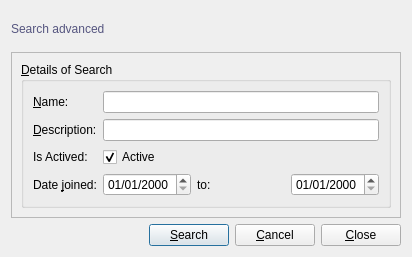
<?xml version="1.0" encoding="UTF-8"?>
<ui version="4.0">
 <class>XxxSearch</class>
 <widget class="QDialog" name="XxxSearch">
  <property name="geometry">
   <rect>
    <x>0</x>
    <y>0</y>
    <width>412</width>
    <height>257</height>
   </rect>
  </property>
  <property name="windowTitle">
   <string>Search advanced</string>
  </property>
  <property name="windowIcon">
   <iconset resource="resources.qrc">
    <normaloff>:/default/static/default/icons/22x22/face-devilish.png</normaloff>:/default/static/default/icons/22x22/face-devilish.png</iconset>
  </property>
  <layout class="QGridLayout" name="gridLayout">
   <item row="0" column="0">
    <layout class="QHBoxLayout" name="horizontalLayout_2">
     <item>
      <widget class="QLabel" name="titleLabel">
       <property name="styleSheet">
        <string notr="true">color: rgb(85, 85, 127);
font: 75 14pt &quot;DejaVu Sans Mono&quot;;</string>
       </property>
       <property name="text">
        <string>Search advanced</string>
       </property>
      </widget>
     </item>
     <item>
      <spacer name="horizontalSpacer">
       <property name="orientation">
        <enum>Qt::Horizontal</enum>
       </property>
       <property name="sizeHint" stdset="0">
        <size>
         <width>40</width>
         <height>20</height>
        </size>
       </property>
      </spacer>
     </item>
    </layout>
   </item>
   <item row="1" column="0">
    <widget class="QFrame" name="frame">
     <property name="frameShape">
      <enum>QFrame::StyledPanel</enum>
     </property>
     <property name="frameShadow">
      <enum>QFrame::Raised</enum>
     </property>
     <layout class="QGridLayout" name="gridLayout_2">
      <item row="0" column="0">
       <widget class="QGroupBox" name="detailsSearchGroupBox">
        <property name="title">
         <string>&amp;Details of Search</string>
        </property>
        <layout class="QFormLayout" name="formLayout">
         <item row="0" column="0">
          <widget class="QLabel" name="nameLabel">
           <property name="text">
            <string>&amp;Name:</string>
           </property>
           <property name="buddy">
            <cstring>nameLineEdit</cstring>
           </property>
          </widget>
         </item>
         <item row="0" column="1">
          <widget class="QLineEdit" name="nameLineEdit"/>
         </item>
         <item row="1" column="0">
          <widget class="QLabel" name="descriptionLabel">
           <property name="text">
            <string>&amp;Description:</string>
           </property>
           <property name="buddy">
            <cstring>descriptionLineEdit</cstring>
           </property>
          </widget>
         </item>
         <item row="1" column="1">
          <widget class="QLineEdit" name="descriptionLineEdit"/>
         </item>
         <item row="3" column="0">
          <widget class="QLabel" name="dateJoinedLabel">
           <property name="text">
            <string>Date &amp;joined:</string>
           </property>
           <property name="buddy">
            <cstring>dateJoinedInitDateEdit</cstring>
           </property>
          </widget>
         </item>
         <item row="3" column="1">
          <layout class="QHBoxLayout" name="horizontalLayout_3">
           <item>
            <widget class="QDateEdit" name="dateJoinedInitDateEdit">
             <property name="displayFormat">
              <string>dd/MM/yyyy</string>
             </property>
            </widget>
           </item>
           <item>
            <widget class="QLabel" name="toLabel">
             <property name="text">
              <string>to:</string>
             </property>
            </widget>
           </item>
           <item>
            <widget class="QDateEdit" name="dateJoinedEndDateEdit">
             <property name="displayFormat">
              <string>dd/MM/yyyy</string>
             </property>
            </widget>
           </item>
          </layout>
         </item>
         <item row="2" column="0">
          <widget class="QLabel" name="isActivedLabel">
           <property name="text">
            <string>Is Actived:</string>
           </property>
          </widget>
         </item>
         <item row="2" column="1">
          <widget class="QCheckBox" name="isActivedCheckBox">
           <property name="text">
            <string>Active</string>
           </property>
           <property name="checked">
            <bool>true</bool>
           </property>
          </widget>
         </item>
        </layout>
       </widget>
      </item>
     </layout>
    </widget>
   </item>
   <item row="2" column="0">
    <layout class="QHBoxLayout" name="horizontalLayout">
     <item>
      <spacer name="horizontalSpacer_2">
       <property name="orientation">
        <enum>Qt::Horizontal</enum>
       </property>
       <property name="sizeHint" stdset="0">
        <size>
         <width>40</width>
         <height>20</height>
        </size>
       </property>
      </spacer>
     </item>
     <item>
      <widget class="QPushButton" name="searchPushButton">
       <property name="text">
        <string>&amp;Search</string>
       </property>
       <property name="icon">
        <iconset resource="resources.qrc">
         <normaloff>:/default/static/default/icons/22x22/dialog-ok-apply.png</normaloff>:/default/static/default/icons/22x22/dialog-ok-apply.png</iconset>
       </property>
       <property name="shortcut">
        <string>Ctrl+S</string>
       </property>
      </widget>
     </item>
     <item>
      <widget class="QPushButton" name="cancelPushButton">
       <property name="text">
        <string>&amp;Cancel</string>
       </property>
       <property name="icon">
        <iconset resource="resources.qrc">
         <normaloff>:/default/static/default/icons/22x22/dialog-cancel.png</normaloff>:/default/static/default/icons/22x22/dialog-cancel.png</iconset>
       </property>
       <property name="shortcut">
        <string>Ctrl+Shift+W</string>
       </property>
      </widget>
     </item>
     <item>
      <widget class="QPushButton" name="closePushButton">
       <property name="text">
        <string>&amp;Close</string>
       </property>
       <property name="icon">
        <iconset resource="resources.qrc">
         <normaloff>:/default/static/default/icons/22x22/window-close.png</normaloff>:/default/static/default/icons/22x22/window-close.png</iconset>
       </property>
       <property name="shortcut">
        <string>Ctrl+W</string>
       </property>
      </widget>
     </item>
    </layout>
   </item>
  </layout>
 </widget>
 <tabstops>
  <tabstop>nameLineEdit</tabstop>
  <tabstop>descriptionLineEdit</tabstop>
  <tabstop>isActivedCheckBox</tabstop>
  <tabstop>dateJoinedInitDateEdit</tabstop>
  <tabstop>dateJoinedEndDateEdit</tabstop>
  <tabstop>searchPushButton</tabstop>
  <tabstop>cancelPushButton</tabstop>
 </tabstops>
 <resources>
  <include location="resources.qrc"/>
 </resources>
 <connections>
  <connection>
   <sender>isActivedLabel</sender>
   <signal>linkActivated(QString)</signal>
   <receiver>isActivedCheckBox</receiver>
   <slot>toggle()</slot>
   <hints>
    <hint type="sourcelabel">
     <x>99</x>
     <y>141</y>
    </hint>
    <hint type="destinationlabel">
     <x>153</x>
     <y>141</y>
    </hint>
   </hints>
  </connection>
 </connections>
</ui>
